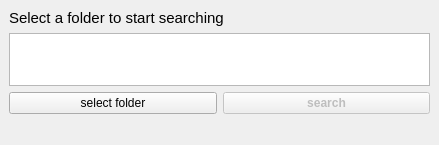
<?xml version="1.0" encoding="UTF-8"?>
<ui version="4.0">
 <class>MainWindow</class>
 <widget class="QMainWindow" name="MainWindow">
  <property name="geometry">
   <rect>
    <x>0</x>
    <y>0</y>
    <width>439</width>
    <height>145</height>
   </rect>
  </property>
  <property name="sizePolicy">
   <sizepolicy hsizetype="Maximum" vsizetype="Maximum">
    <horstretch>0</horstretch>
    <verstretch>0</verstretch>
   </sizepolicy>
  </property>
  <property name="minimumSize">
   <size>
    <width>439</width>
    <height>145</height>
   </size>
  </property>
  <property name="maximumSize">
   <size>
    <width>439</width>
    <height>202</height>
   </size>
  </property>
  <property name="windowTitle">
   <string>Search for Duplicates</string>
  </property>
  <widget class="QWidget" name="centralwidget">
   <layout class="QGridLayout" name="gridLayout_2">
    <item row="3" column="1">
     <widget class="QPushButton" name="select_btn">
      <property name="font">
       <font>
        <family>MS Sans Serif</family>
        <pointsize>9</pointsize>
        <weight>50</weight>
        <bold>false</bold>
       </font>
      </property>
      <property name="text">
       <string>select folder</string>
      </property>
     </widget>
    </item>
    <item row="5" column="1" colspan="2">
     <widget class="QLabel" name="process_label">
      <property name="font">
       <font>
        <family>MS Reference Sans Serif</family>
        <pointsize>9</pointsize>
       </font>
      </property>
      <property name="text">
       <string/>
      </property>
      <property name="alignment">
       <set>Qt::AlignCenter</set>
      </property>
     </widget>
    </item>
    <item row="0" column="1" colspan="2">
     <widget class="QLabel" name="title_label">
      <property name="font">
       <font>
        <family>Microsoft YaHei UI</family>
        <pointsize>11</pointsize>
       </font>
      </property>
      <property name="text">
       <string>Select a folder to start searching</string>
      </property>
     </widget>
    </item>
    <item row="3" column="2">
     <widget class="QPushButton" name="search_btn">
      <property name="enabled">
       <bool>false</bool>
      </property>
      <property name="font">
       <font>
        <family>MS Sans Serif</family>
        <pointsize>9</pointsize>
        <weight>75</weight>
        <bold>true</bold>
       </font>
      </property>
      <property name="text">
       <string>search</string>
      </property>
     </widget>
    </item>
    <item row="1" column="1" colspan="2">
     <widget class="QTextEdit" name="path_label">
      <property name="font">
       <font>
        <pointsize>9</pointsize>
       </font>
      </property>
      <property name="readOnly">
       <bool>true</bool>
      </property>
     </widget>
    </item>
   </layout>
  </widget>
 </widget>
 <resources/>
 <connections/>
</ui>
